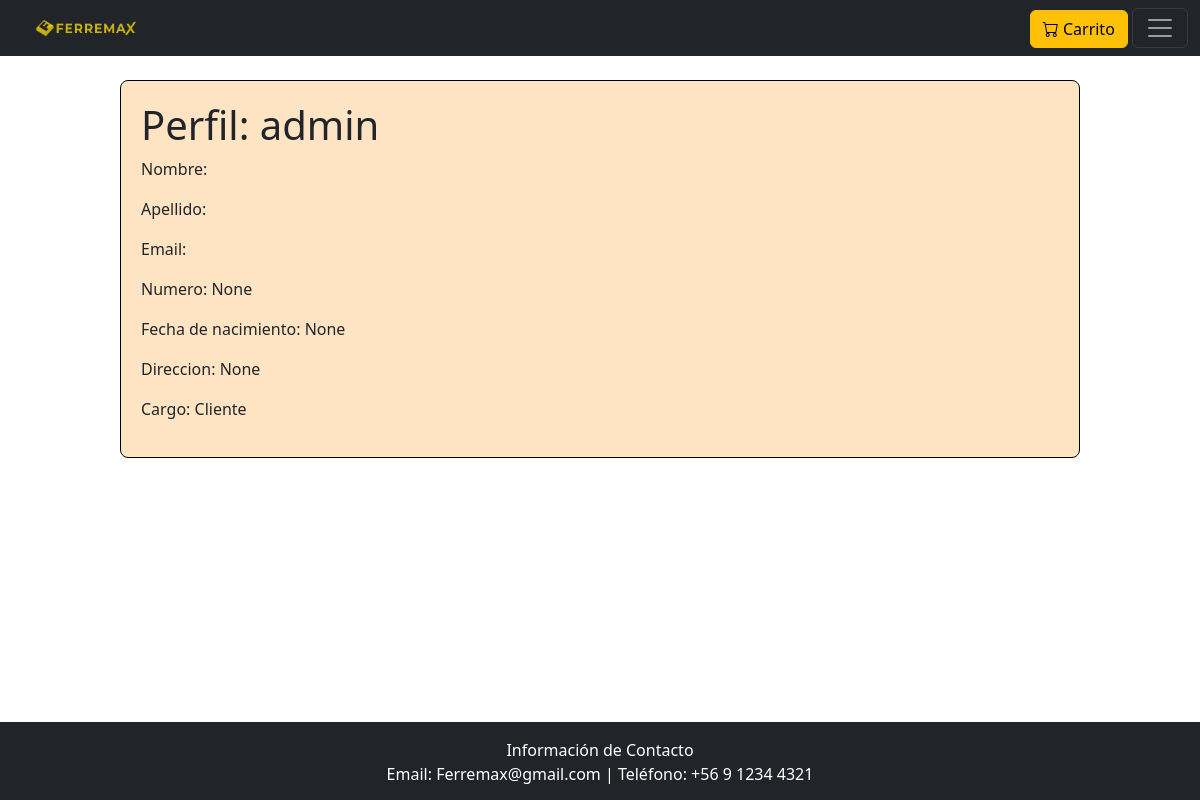
The page /EditarMiPerfil/ (signed in) on the database as committed earlier.
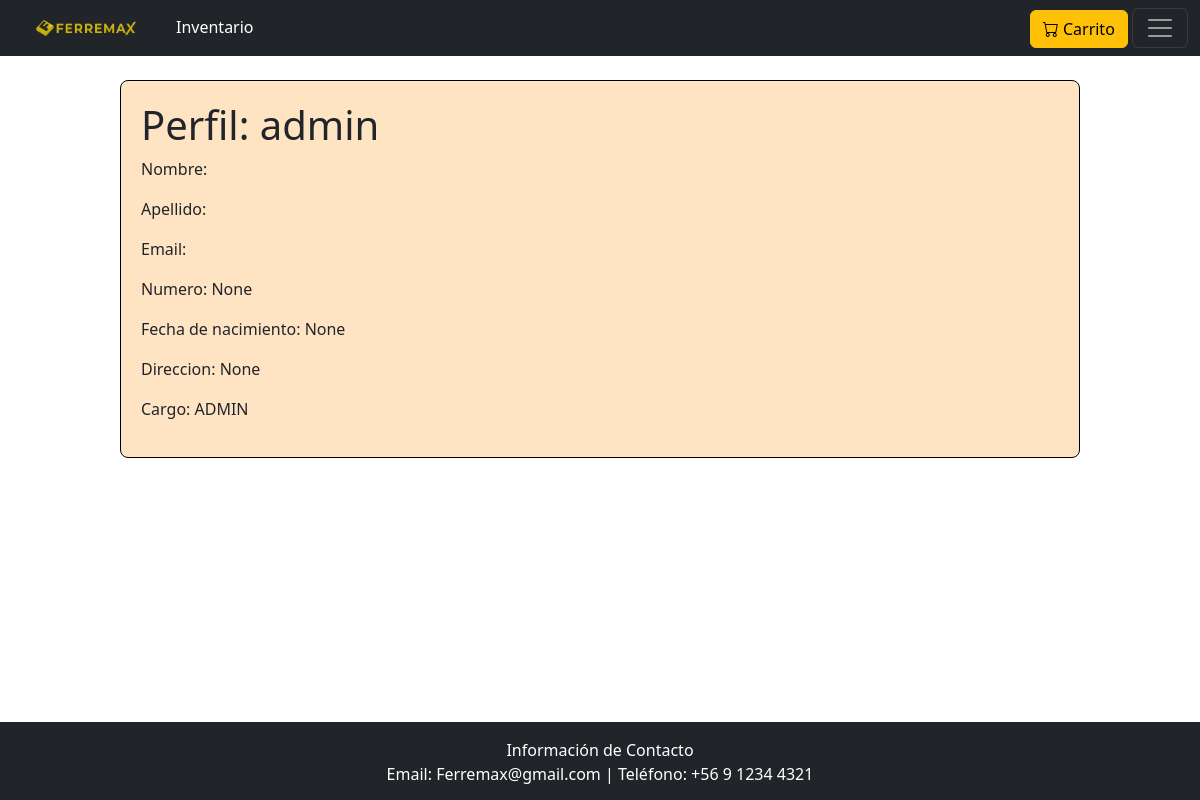
The same page on the database as committed later.
### myapp/models.py (models this page shows)
class UsuarioPersonalizado(AbstractUser):
    Clase=models.IntegerField(choices=TIPO_Cargos, default=0)
    telefono = models.CharField(max_length=20, blank=True, null=True)
    direccion = models.CharField(max_length=255, blank=True, null=True)
    fecha_nacimiento = models.DateField(blank=True, null=True)

### myapp/views.py (the view)
# urls.py: path('EditarMiPerfil/', views.CambiarPerfil, name='CambiarPerfil'),
def CambiarPerfil(request):
    usuario = request.user
    return render(request, 'Miperfil.html', {'usuario': usuario})

### myapp/Templates/Miperfil.html (shortened to what this page needs)
{% extends 'plantillabase.html' %}
{% block content %}
{% load static %}
<div style="width: 80%; margin-left: 10%; margin-block-end: 22%; margin-top: 2%; border: 1px solid #000000; border-radius: 8px; padding: 20px; background-color: bisque;">
    <h1>Perfil: {{ usuario.username }}</h1>
    <div>
        <p>Nombre: {{ usuario.first_name }}</p>
        <p>Apellido: {{ usuario.last_name }}</p>
        <p>Email: {{ usuario.email }}</p>
        <p>Numero: {{ usuario.telefono }}</p>
        <p>Fecha de nacimiento: {{ usuario.fecha_nacimiento }}</p>
        <p>Direccion: {{ usuario.direccion }}</p>
        <p>Cargo: {{ usuario.get_Clase_display }}</p>
    </div>
</div>
{% endblock %}

Rows that differ between the two databases and show on the page:
changed UsuarioPersonalizado "admin": Clase "Cliente" → "ADMIN"
Other text that changed with them:
text now shown: "Inventario"
